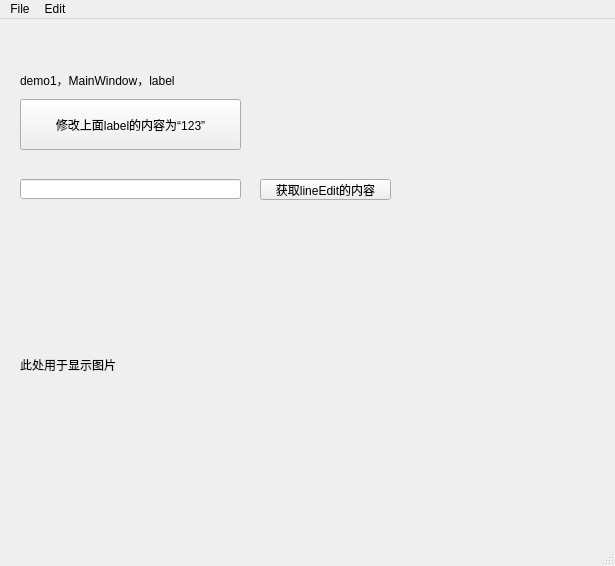
<?xml version="1.0" encoding="UTF-8"?>
<ui version="4.0">
 <class>MainWindow</class>
 <widget class="QMainWindow" name="MainWindow">
  <property name="geometry">
   <rect>
    <x>0</x>
    <y>0</y>
    <width>615</width>
    <height>566</height>
   </rect>
  </property>
  <property name="windowTitle">
   <string>MainWindow</string>
  </property>
  <widget class="QWidget" name="centralwidget">
   <widget class="QLabel" name="label">
    <property name="geometry">
     <rect>
      <x>20</x>
      <y>10</y>
      <width>181</width>
      <height>101</height>
     </rect>
    </property>
    <property name="text">
     <string>demo1，MainWindow，label</string>
    </property>
   </widget>
   <widget class="QPushButton" name="pushButton1">
    <property name="geometry">
     <rect>
      <x>20</x>
      <y>80</y>
      <width>221</width>
      <height>51</height>
     </rect>
    </property>
    <property name="text">
     <string>修改上面label的内容为“123”</string>
    </property>
   </widget>
   <widget class="QLabel" name="label_img">
    <property name="geometry">
     <rect>
      <x>20</x>
      <y>190</y>
      <width>551</width>
      <height>311</height>
     </rect>
    </property>
    <property name="text">
     <string>此处用于显示图片</string>
    </property>
   </widget>
   <widget class="QLineEdit" name="lineEdit">
    <property name="geometry">
     <rect>
      <x>20</x>
      <y>160</y>
      <width>221</width>
      <height>20</height>
     </rect>
    </property>
   </widget>
   <widget class="QPushButton" name="pushButton2">
    <property name="geometry">
     <rect>
      <x>260</x>
      <y>160</y>
      <width>131</width>
      <height>21</height>
     </rect>
    </property>
    <property name="text">
     <string>获取lineEdit的内容</string>
    </property>
   </widget>
  </widget>
  <widget class="QMenuBar" name="menubar">
   <property name="geometry">
    <rect>
     <x>0</x>
     <y>0</y>
     <width>615</width>
     <height>23</height>
    </rect>
   </property>
   <widget class="QMenu" name="menuFile">
    <property name="title">
     <string>File</string>
    </property>
    <addaction name="actionOpen"/>
    <addaction name="actionSave"/>
   </widget>
   <widget class="QMenu" name="menuEdit">
    <property name="title">
     <string>Edit</string>
    </property>
    <addaction name="actionUndo"/>
   </widget>
   <addaction name="menuFile"/>
   <addaction name="menuEdit"/>
  </widget>
  <widget class="QStatusBar" name="statusbar"/>
  <action name="actionOpen">
   <property name="text">
    <string>Open</string>
   </property>
  </action>
  <action name="actionSave">
   <property name="text">
    <string>Save</string>
   </property>
  </action>
  <action name="actionUndo">
   <property name="text">
    <string>Undo</string>
   </property>
  </action>
 </widget>
 <resources/>
 <connections/>
</ui>
